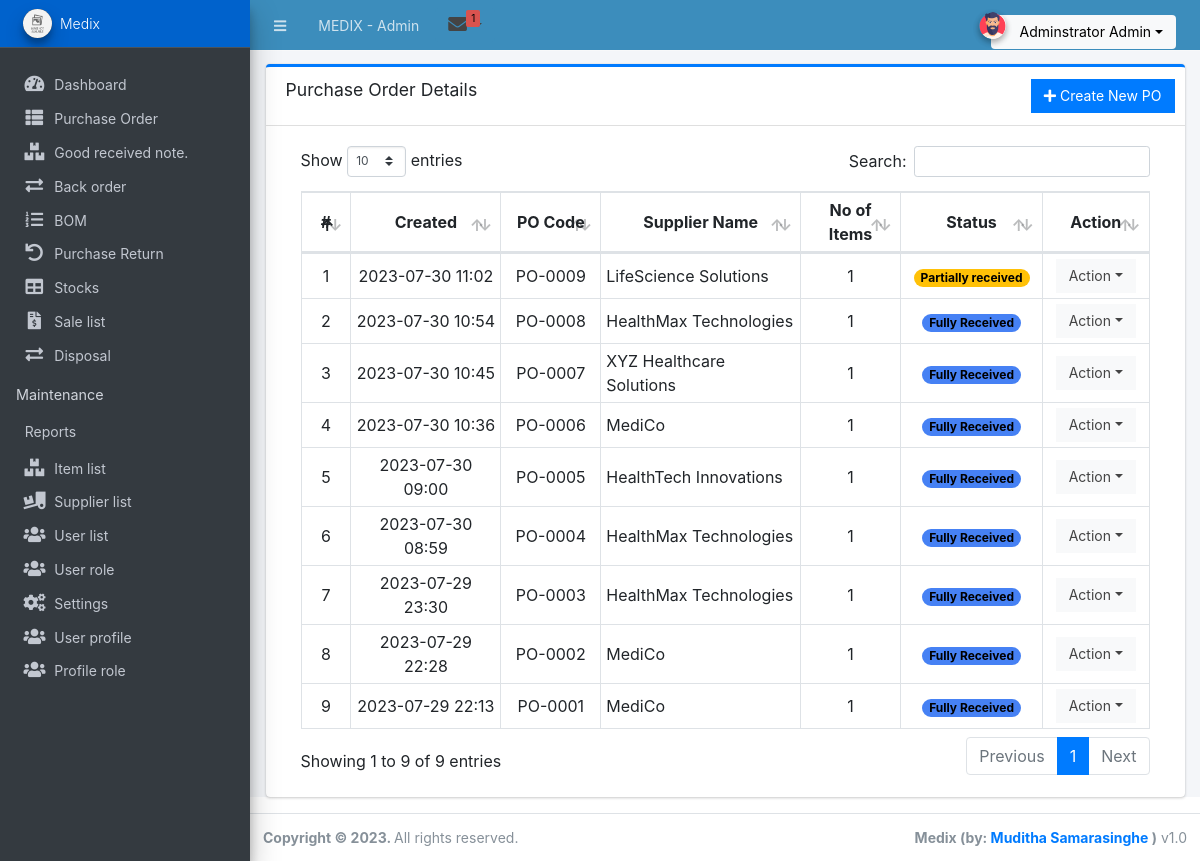
Screenshot of /admin/index.php?page=purchase_order (signed in) with the database file from the repository.
### tables this page shows
CREATE TABLE `role` (
  `id` int(11) NOT NULL,
  `name` text NOT NULL,
  `pagename` varchar(45) DEFAULT NULL,
  `role_order` int(11) DEFAULT NULL,
  `status` tinyint(1) NOT NULL DEFAULT 1,
  `aweclass` varchar(45) DEFAULT NULL,
  `maintenance` tinyint(1) NOT NULL DEFAULT 1,
  `db_name` varchar(45) DEFAULT NULL,
  `bg_color` varchar(45) DEFAULT 'bg-light',
  `date_created` datetime NOT NULL DEFAULT current_timestamp(),
  `date_updated` datetime NOT NULL DEFAULT current_timestamp() ON UPDATE current_timestamp()
);

CREATE TABLE `purchase_orders` (
  `id` int(30) NOT NULL,
  `po_code` varchar(50) NOT NULL,
  `supplier_id` int(30) NOT NULL,
  `remarks` text NOT NULL,
  `status` tinyint(4) NOT NULL DEFAULT 0 COMMENT '0 = pending, 1 = partially received, 2 =received',
  `date_created` datetime NOT NULL DEFAULT current_timestamp(),
  `date_updated` datetime NOT NULL DEFAULT current_timestamp() ON UPDATE current_timestamp()
);

CREATE TABLE `suppliers` (
  `id` int(30) NOT NULL,
  `name` text NOT NULL,
  `address` text NOT NULL,
  `email` varchar(45) NOT NULL,
  `cperson` text NOT NULL,
  `contact` text NOT NULL,
  `status` tinyint(1) NOT NULL DEFAULT 1,
  `date_created` datetime NOT NULL DEFAULT current_timestamp(),
  `date_updated` datetime NOT NULL DEFAULT current_timestamp() ON UPDATE current_timestamp()
);

### classes/DBConnection.php (called while the page is built, shortened)
<?php
class DBConnection
{
    private $host = DB_SERVER;
    private $username = DB_USERNAME;
    private $password = DB_PASSWORD;
    private $database = DB_NAME;
    public $conn;
    public function __construct()
    {
        if (!isset($this->conn)) {
            $this->conn = new mysqli($this->host, $this->username, $this->password, $this->database);
        }
    }
}
?>

### classes/SystemSettings.php (called while the page is built, shortened)
<?php
class SystemSettings extends DBConnection
{
    function info($field = '')
    {
        if (!empty($field)) {
            if (isset($_SESSION['system_info'][$field]))
                return $_SESSION['system_info'][$field];
            else
                return false;
        } else {
            return false;
        }
    }
}
$_settings = new SystemSettings();
?>

### config.php (called while the page is built, shortened)
<?php
require_once('classes/DBConnection.php');
require_once('classes/SystemSettings.php');
function validate_image($file){
	if(!empty($file)){
        $ex = explode('?',$file);
        $file = $ex[0];
        $param =  isset($ex[1]) ? '?'.$ex[1]  : '';
		if(is_file(base_app.$file)){
			return base_url.$file.$param;
		}else{
			return base_url.'dist/img/no-image-available.png';
		}
	}else{
		return base_url.'dist/img/no-image-available.png';
	}
}
?>

### admin/purchase_order/index.php (the view, shortened to what this page needs)
<div class="card card-outline card-primary">
    <div class="card-header">
        <h3 class="card-title">Purchase Order Details</h3>
        <div class="card-tools">
            <a href="<?php echo base_url ?>admin/index.php?page=purchase_order/manage_po"
               class="btn btn-flat btn-primary"><span class="fas fa-plus"></span> Create New PO</a>
        </div>
    </div>
    <div class="card-body">
        <div class="container-fluid">
            <div class="container-fluid">
                <table class="table table-bordered table-stripped">
                    <colgroup>
                        <col width="5%">
                        <col width="15%">
                        <col width="10%">
                        <col width="20%">
                        <col width="10%">
                        <col width="10%">
                        <col width="10%">
                    </colgroup>
                    <thead>
                    <tr class="text-center">
                        <th>#</th>
                        <th>Created</th>
                        <th>PO Code</th>
                        <th>Supplier Name</th>
                        <th>No of Items</th>
                        <th>Status</th>
                        <th>Action</th>
                    </tr>
                    </thead>
                    <tbody>
                    <?php
                    $i = 1;
                    $qry = $conn->query("SELECT p.*, s.name as supplier_name FROM `purchase_orders` p inner join suppliers s on p.supplier_id = s.id order by p.po_code desc");
                    while ($row = $qry->fetch_assoc()):
                        $row['items'] = $conn->query("SELECT count(item_id) as `items` FROM `po_items` where po_id = '{$row['id']}' ")->fetch_assoc()['items'];
                        ?>
                        <tr>
                            <td class="text-center"><?php echo $i++; ?></td>
                            <td class="text-center"><?php echo date("Y-m-d H:i", strtotime($row['date_created'])) ?></td>
                            <td class="text-center"><?php echo $row['po_code'] ?></td>
                            <td><?php echo $row['supplier_name'] ?></td>
                            <td class="text-center"><?php echo number_format($row['items']) ?></td>
                            <td class="text-center has-details create_details" style="cursor: pointer;" data-id="<?php echo $row['id'] ?>">
                                <?php if ($row['status'] == 2): ?>
                                    <span class="badge badge-primary rounded-pill">Fully Received</span>
                                <?php elseif ($row['status'] == 1): ?>
                                    <span class="badge badge-warning rounded-pill">Partially received</span>
                                <?php elseif ($row['status'] == 0): ?>
                                    <span class="badge badge-success rounded-pill">Pending</span>
                                <?php else: ?>
                                    <span class="badge badge-danger rounded-pill">N/A</span>
                                <?php endif; ?>
							                    </td>
                            <td align="center">
                                <button type="button"
                                        class="btn btn-flat btn-default btn-sm dropdown-toggle dropdown-icon"
                                        data-toggle="dropdown">
                                    Action
                                </button>
                            </td>
                        </tr>
                    <?php endwhile; ?>
                    </tbody>
                </table>
            </div>
        </div>
    </div>
</div>

### admin/inc/navigation.php (shortened to what this page needs)
   <aside class="main-sidebar sidebar-dark-primary elevation-4 sidebar-no-expand">
     <a href="<?php echo base_url ?>admin/index.php" class="brand-link bg-primary text-sm">
     <img src="<?php echo validate_image($_settings->info('logo'))?>" alt="Store Logo" class="brand-image img-circle elevation-3 bg-black" style="width: 1.8rem;height: 1.8rem;max-height: unset">
     <span class="brand-text font-weight-light"><?php echo $_settings->info('short_name') ?></span>
     </a>
     <div class="sidebar os-host os-theme-light os-host-overflow os-host-overflow-y os-host-resize-disabled os-host-transition os-host-scrollbar-horizontal-hidden">
       <div class="os-content-glue" style="margin: 0px -8px; width: 249px; height: 646px;"></div>
       <div class="os-padding">
         <div class="os-viewport os-viewport-native-scrollbars-invisible" style="overflow-y: scroll;">
           <div class="os-content" style="padding: 0px 8px; height: 100%; width: 100%;">
             <nav class="mt-4">
                <ul class="nav nav-pills nav-sidebar flex-column text-sm nav-compact nav-flat nav-child-indent nav-collapse-hide-child" data-widget="treeview" role="menu" data-accordion="false">
		<?php
 $qry0 = $conn->query("SELECT u.type FROM users u where u.id = '".$_SESSION['userdata']['id']."'");
  if($qry0->num_rows >0){
while($row0 = $qry0->fetch_assoc()):
    $profileid = $row0['type'];
 endwhile;
  }
		$qry = $conn->query("SELECT r.*,r.name,r.maintenance,r.db_name from `role` r inner join profile_role pr on r.id = pr.roleid where r.status = '1' and pr.profileid='". $profileid."' order by r.maintenance,r.role_order asc ");
		$cou = 0;
		while($row = $qry->fetch_assoc()):	?>
		<?php if($row['maintenance'] == 0): ?>
	   <li class="nav-item dropdown">
                   <a href="<?php echo base_url.$row['pagename'] ?>" class="nav-link nav-home">
                     <i class="nav-icon <?php echo $row['aweclass']; ?>"></i>
                     <p>
                       <?php echo $row['name']; ?>
                     </p>
                   </a>
                 </li>
		 <?php endif; ?>
                 <?php if($row['maintenance'] == 1):
		$cou =$cou +1 ;
		?>
		<?php if($cou == 1): ?>
		<li class="nav-header">Maintenance</li>
		 <?php endif; ?>
                 <li class="nav-item dropdown">
                   <a href="<?php echo base_url.$row['pagename'] ?>" class="nav-link nav-home">
                     <i class="nav-icon <?php echo $row['aweclass']; ?>"></i>
                     <p>
                       <?php echo $row['name']; ?>
                     </p>
                   </a>
                 </li>
				  <?php endif; ?>
                 <?php endwhile; ?>
               </ul>
             </nav>
           </div>
         </div>
       </div>
     </div>
   </aside>

### rows the page displays
role: name "Dashboard"
role: name "Purchase Order"
role: name "Good received note."
role: name "Back order"
role: name "BOM"
role: name "Purchase Return"
role: name "Stocks"
role: name "Sale list"
role: name "Disposal"
role: shows "Maintenance", name "Reports"
role: name "Item list"
role: name "Supplier list"
role: name "User list"
role: name "User role"
role: name "Settings"
role: name "User profile"
role: name "Profile role"
purchase_orders: date_created "2023-07-30 11:02", po_code "PO-0009", supplier.name "LifeScience Solutions", status "1", shows "Partially received"
purchase_orders: date_created "2023-07-30 10:54", po_code "PO-0008", supplier.name "HealthMax Technologies", items "1", status "Fully Received"
purchase_orders: date_created "2023-07-30 10:45", po_code "PO-0007", supplier.name "XYZ Healthcare Solutions", items "1", status "Fully Received"
purchase_orders: date_created "2023-07-30 10:36", po_code "PO-0006", supplier.name "MediCo", items "1", status "Fully Received"
purchase_orders: date_created "2023-07-30 09:00", po_code "PO-0005", supplier.name "HealthTech Innovations", items "1", status "Fully Received"
purchase_orders: date_created "2023-07-30 08:59", po_code "PO-0004", supplier.name "HealthMax Technologies", items "1", status "Fully Received"
purchase_orders: date_created "2023-07-29 23:30", po_code "PO-0003", supplier.name "HealthMax Technologies", items "1", status "Fully Received"
purchase_orders: date_created "2023-07-29 22:28", po_code "PO-0002", supplier.name "MediCo", items "1", status "Fully Received"
purchase_orders: date_created "2023-07-29 22:13", po_code "PO-0001", supplier.name "MediCo", items "1", status "Fully Received"

### other values shown
$_settings->info('name') "MEDIX"
$_settings->userdata('firstname').' '.$_settings->userdata('lastname') "Adminstrator Admin"
$_settings->info('short_name') "Medix"
